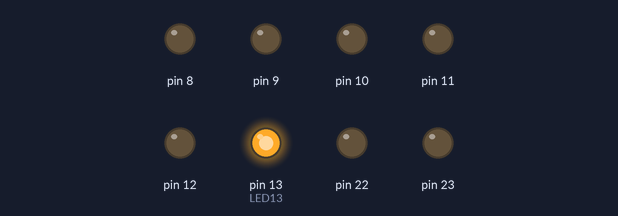
A sketch run on a simulated Arduino Uno, built with avr-gcc and run on an emulated ATmega328P. On the bench: output pins drawn as LEDs (lit = HIGH). At 0.0 s the program stops and its outputs stay as they are.

Above: at 0.1 s.
Timing chart, 0 to 1.5 s (numbered marks = the images above):
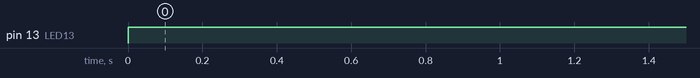

Measured:
- by itself, pin 13 (LED13): LOW → HIGH at 0.00 s

The sketch:

test_define.ino
```cpp
#include "Arduino.h"
const int LED13 = PORTB5;

int main()
{

	DDRB=0b11111111;

	digitalWrite( 13, 1 );
}
```
